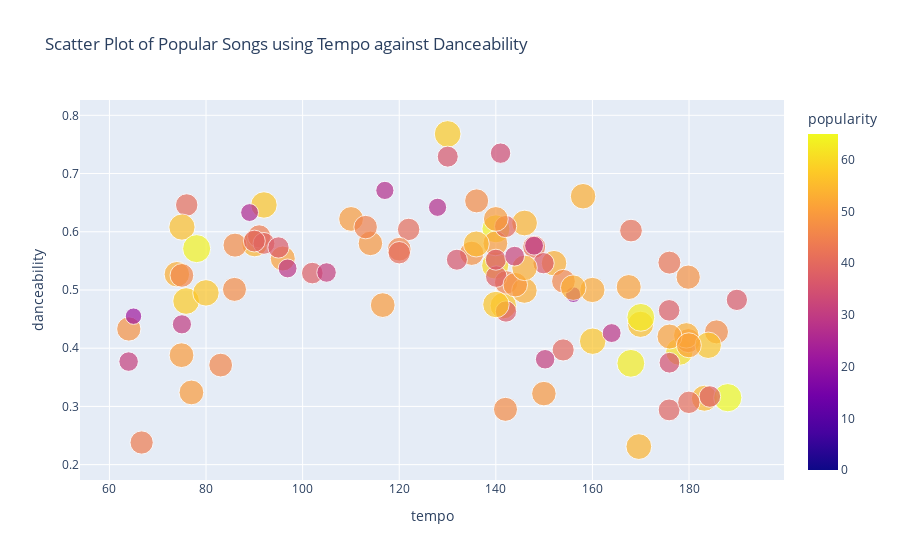

This figure's notebook cell:
### Code cell
# Data visualization
import plotly_express as px

sctplot = px.scatter(info_playlist, x = info_playlist['tempo'], y = info_playlist['danceability'],
                     color=info_playlist['popularity'],size=info_playlist['popularity'],
                     title = 'Scatter Plot of Popular Songs using Tempo against Danceability')

sctplot.show()
